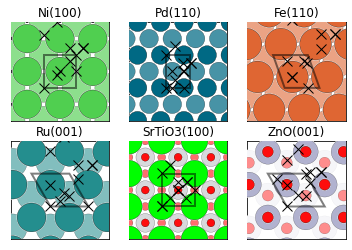

This figure's Python source:
from pymatgen.core.structure import Structure, Lattice, Molecule
from pymatgen.core.surface import generate_all_slabs
from matplotlib import pyplot as plt
from pymatgen.ext.matproj import MPRester
from pymatgen.io.vasp.inputs import Poscar
from pymatgen.symmetry.analyzer import SpacegroupAnalyzer
from pymatgen.analysis.adsorption import *

mpr = MPRester()

fig = plt.figure()
axes = [fig.add_subplot(2, 3, i) for i in range(1, 7)]
mats = {"mp-23":(1, 0, 0), # FCC Ni
        "mp-2":(1, 1, 0), # FCC Au
        "mp-13":(1, 1, 0), # BCC Fe
        "mp-33":(0, 0, 1), # HCP Ru
        "mp-5229":(1, 0, 0), # Cubic SrTiO3
        "mp-2133":(0, 0, 1)} # Wurtzite ZnO

for n, (mp_id, m_index) in enumerate(mats.items()):
    struct = mpr.get_structure_by_material_id(mp_id)
    struct = SpacegroupAnalyzer(struct).get_conventional_standard_structure()
    slabs = generate_all_slabs(struct, 1, 5.0, 2.0, center_slab=True)
    slab_dict = {slab.miller_index:slab for slab in slabs}
    asf = AdsorbateSiteFinder.from_bulk_and_miller(struct, m_index)
    plot_slab(asf.slab, axes[n])
    ads_sites = asf.find_adsorption_sites()
    # sop = get_rot(asf.slab)
    # ads_sites = [sop.operate(ads_site)[:2].tolist() for ads_site in ads_sites]
    axes[n].plot(*zip(*ads_sites), color='k', marker='x',markersize=10, mew=1, linestyle='', zorder=10000)
    mi_string = "".join([str(i) for i in m_index])
    axes[n].set_title("{}({})".format(struct.composition.reduced_formula, mi_string))
    axes[n].set_xticks([])
    axes[n].set_yticks([])
